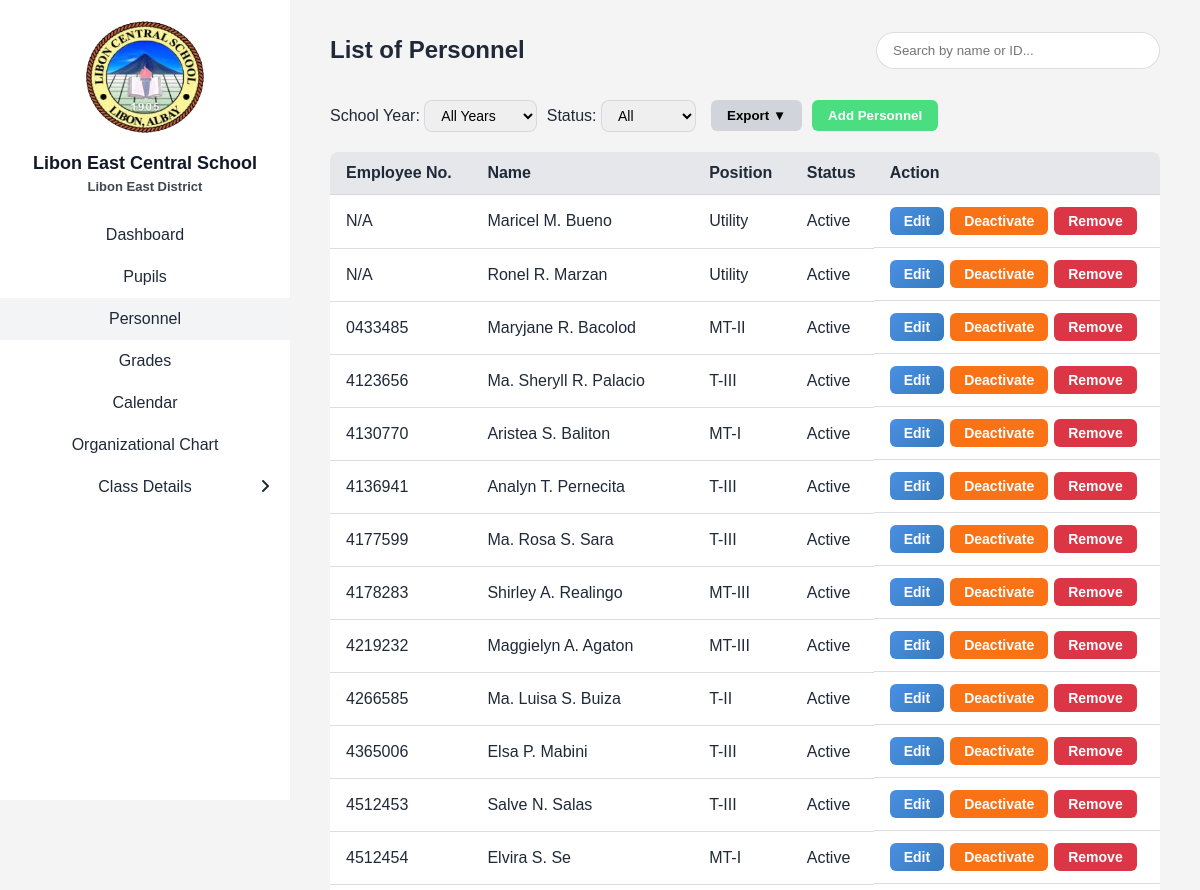
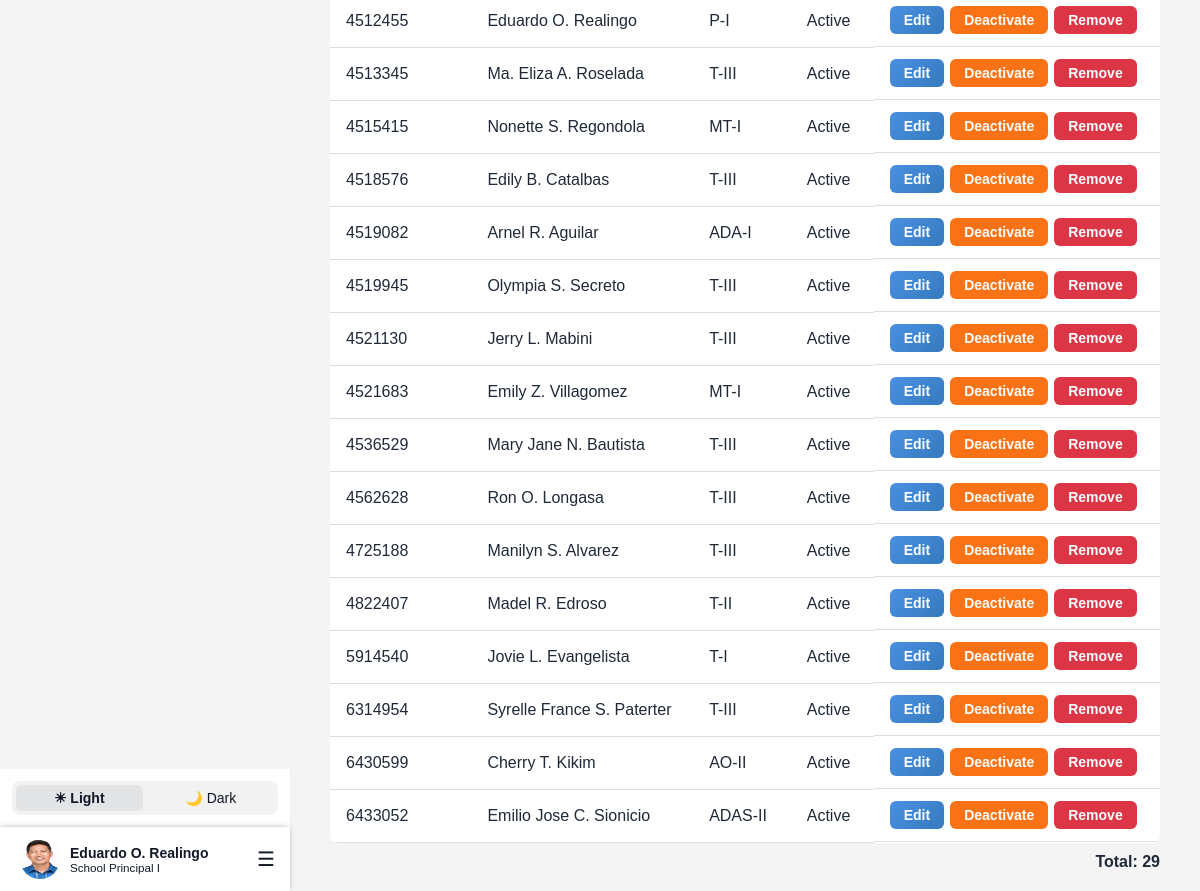
Page /Landing/Login/Page/adminTeachers.php (signed in) on the committed database (2 pictures, top to bottom).
### tables this page shows
CREATE TABLE `teachers` (
  `teacher_id` int(11) NOT NULL,
  `first_name` varchar(100) DEFAULT NULL,
  `middle_name` varchar(100) DEFAULT NULL,
  `last_name` varchar(100) DEFAULT NULL,
  `employee_no` varchar(20) DEFAULT NULL,
  `email` varchar(100) DEFAULT NULL,
  `password` varchar(255) DEFAULT NULL,
  `gender` enum('Male','Female','Other') DEFAULT NULL,
  `birthdate` date DEFAULT NULL,
  `age` int(11) DEFAULT NULL,
  `contact_no` varchar(20) DEFAULT NULL,
  `house_no_street` varchar(255) DEFAULT NULL,
  `barangay` varchar(255) DEFAULT NULL,
  `municipality` varchar(255) DEFAULT NULL,
  `province` varchar(255) DEFAULT NULL,
  `position` varchar(255) NOT NULL,
  `image` varchar(255) NOT NULL DEFAULT 'teacher.png',
  `user_type` char(1) NOT NULL DEFAULT 't' COMMENT 'a - admin\r\nt- teacher\r\nn- non-teaching',
  `user_status` char(1) NOT NULL DEFAULT 'a' COMMENT 'a - active\r\ni - inactive',
  `created_at` datetime DEFAULT current_timestamp(),
  `updated_at` datetime DEFAULT current_timestamp() ON UPDATE current_timestamp(),
  `created_by` int(11) DEFAULT NULL,
  `updated_by` int(11) DEFAULT NULL
);

### Landing/Login/Page/adminTeachers.php (the view, shortened to what this page needs)
<?php
include 'lecs_db.php';
function format_position_short($position) {
    if (preg_match('/(Master Teachers|Master Teacher|Teachers|Teacher|Principal|Administrative Officer|Administrative Assistant|Administrative Aide) (\d+)/i', $position, $matches)) {
        $prefix = $matches[1];
        $number = $matches[2];
        if (strcasecmp($prefix, 'Administrative Assistant') === 0) {
            return 'ADAS-' . numToRoman($number);
        } elseif (strcasecmp($prefix, 'Administrative Aide') === 0) {
            return 'ADA-' . numToRoman($number);
        }
        $words = explode(' ', $prefix);
        $initials = '';
        foreach ($words as $word) {
            $initials .= strtoupper(substr($word, 0, 1));
        }
        return $initials . '-' . numToRoman($number);
    }
    return $position;
}
function numToRoman($num) {
    $map = ['1' => 'I', '2' => 'II', '3' => 'III', '4' => 'IV', '5' => 'V', '6' => 'VI'];
    return isset($map[$num]) ? $map[$num] : $num;
}
$search = isset($_GET['search']) ? trim($_GET['search']) : '';
$sy_id = isset($_GET['sy']) ? intval($_GET['sy']) : 0;
$status_filter = isset($_GET['status']) ? $_GET['status'] : 'all';
$where = "WHERE 1";
$params = [];
$types = "";
$sql = "SELECT t.teacher_id, t.first_name, t.middle_name, t.last_name, t.employee_no, t.position, t.user_status
        FROM teachers t
        $where
        ORDER BY CAST(t.employee_no AS UNSIGNED) ASC";
if (!empty($types)) {
    $stmt = $conn->prepare($sql);
    $stmt->bind_param($types, ...$params);
    $stmt->execute();
    $result = $stmt->get_result();
    $stmt->close();
} else {
    $result = $conn->query($sql);
}
?>
<!DOCTYPE html>
<html lang="en">
<head>
  <link href="css/sidebar.css" rel="stylesheet">
  <link href="css/adminTeachers.css" rel="stylesheet">
</head>
<body>
  <div class="container">
    <?php include 'sidebar.php'; ?>
    <div class="main-content">
      <div class="header">
        <h1>List of Personnel</h1>
        <form method="GET" style="margin:0;">
          <input type="text" name="search" placeholder="Search by name or ID..." value="<?php echo htmlspecialchars($search); ?>">
        </form>
      </div>
      <div class="header-buttons">
        <form method="GET" class="filters" style="display:inline-block;">
         <label>School Year:
          <select name="sy" onchange="this.form.submit()">
            <option value="0" <?php if($sy_id==0) echo 'selected'; ?>>All Years</option>
          </select>
          </label>
          <label>Status:
          <select name="status" onchange="this.form.submit()">
            <option value="all" <?php if($status_filter=='all') echo 'selected'; ?>>All</option>
          </select>
        </label>
        </form>
        <div class="export-dropdown">
          <button type="button" class="export-btn" onclick="toggleDropdown()">Export ▼</button>
        </div>
        <a href="add_teacher.php"><button type="button" class="add-btn">Add Personnel</button></a>
      </div>
      <table>
        <thead>
          <tr>
            <th>Employee No.</th>
            <th>Name</th>
            <th>Position</th>
            <th>Status</th>
            <th>Action</th>
          </tr>
        </thead>
        <tbody>
          <?php
          if ($result && $result->num_rows > 0) {
              while ($row = $result->fetch_assoc()) {
                  $status = ($row['user_status'] == 'a') ? "Active" : "Inactive";
                  $middle_initial = !empty($row['middle_name']) ? substr($row['middle_name'], 0, 1) . '.' : '';
                  $full_name = trim($row['first_name'] . ' ' . $middle_initial . ' ' . $row['last_name']);
                  ?>
                  <tr>
                    <td><?php echo htmlspecialchars($row['employee_no']); ?></td>
                    <td><?php echo htmlspecialchars($full_name); ?></td>
                    <td><?php echo htmlspecialchars(format_position_short($row['position'])); ?></td>
                    <td><?php echo htmlspecialchars($status); ?></td>
                    <td class="action-cell">
                      <a href="edit_teacher.php?id=<?php echo $row['teacher_id']; ?>" class="btn edit-btn">Edit</a>
                      <form method="POST" style="display:inline;">
                        <button type="submit" name="action" value="status_toggle"
                                class="btn status-btn <?php echo ($status == 'Active') ? 'deactivate' : 'activate'; ?>">
                            <?php echo ($status == "Active") ? "Deactivate" : "Activate"; ?>
                        </button>
                      </form>
                      <button type="button" class="btn delete-btn"
                              onclick="openDeleteModal(<?php echo $row['teacher_id']; ?>, '<?php echo addslashes($full_name); ?>')">
                          Remove
                      </button>
                    </td>
                  </tr>
                  <?php
              }
          } else {
              echo "<tr><td colspan='5' style='text-align:center;'>No personnel found</td></tr>";
          }
          ?>
        </tbody>
      </table>
      <div class="total-count">
        Total: <?php echo $result ? $result->num_rows : 0; ?>
      </div>
    </div>
  </div>
</body>
</html>

### Landing/Login/Page/sidebar.php (shortened to what this page needs)
<?php
include 'lecs_db.php';
$current_page = basename($_SERVER['PHP_SELF']);
$classInfoPages = ['adminGradeLevel.php', 'adminSections.php', 'adminSubjects.php', 'adminSchoolYear.php', 'adminSectionName.php', 'adminOrganizationalChart'];
$isClassInfoActive = in_array($current_page, $classInfoPages);
if (!function_exists('arabic_to_roman')) {
    function arabic_to_roman($num) {
        $roman_numerals = [
            1000 => 'M', 900 => 'CM', 500 => 'D', 400 => 'CD',
            100 => 'C', 90 => 'XC', 50 => 'L', 40 => 'XL',
            10 => 'X', 9 => 'IX', 5 => 'V', 4 => 'IV', 1 => 'I'
        ];
        $roman = '';
        foreach ($roman_numerals as $value => $symbol) {
            while ($num >= $value) {
                $roman .= $symbol;
                $num -= $value;
            }
        }
        return $roman;
    }
}
if (!function_exists('format_position')) {
    function format_position($pos) {
        $is_principal = stripos($pos, 'principal') !== false;
        if (preg_match('/(.*) (\d+)$/', $pos, $matches)) {
            $base = $matches[1];
            $num = intval($matches[2]);
            $roman = arabic_to_roman($num);
            $new_pos = $base . ' ' . $roman;
        } else {
            $new_pos = $pos;
        }
        if ($is_principal) {
            $new_pos = 'School ' . $new_pos;
        }
        return $new_pos;
    }
}
$admin_id = isset($_SESSION['teacher_id']) ? intval($_SESSION['teacher_id']) : 0;
$adminData = [
    'first_name' => 'Admin',
    'middle_name' => '',
    'last_name' => 'User',
    'position' => 'Administrator',
    'image' => 'teacher.png'
];
if ($admin_id > 0 && $_SESSION['user_type'] === 'a') {
    $stmt = $conn->prepare("SELECT first_name, middle_name, last_name, position, image FROM teachers WHERE teacher_id = ?");
    $stmt->bind_param("i", $admin_id);
    $stmt->execute();
    $res = $stmt->get_result();
    if ($res && $res->num_rows > 0) {
        $adminData = $res->fetch_assoc();
    }
}
$middle_initial = !empty($adminData['middle_name']) ? substr($adminData['middle_name'], 0, 1) . '.' : '';
$full_name = trim($adminData['first_name'] . ' ' . $middle_initial . ' ' . $adminData['last_name']);
?>
<link rel="stylesheet" href="css/all.min.css">
<link rel="stylesheet" href="css/sidebar.css">
<div class="sidebar">
    <div class="sidebar-top">
        <img class="logo" src="images/lecs-logo no bg.png" alt="School Logo">
        <h2>Libon East Central School</h2>
        <small class="east">Libon East District</small>
        <div class="nav-links">
            <a href="adminDashboard.php" class="<?= ($current_page == 'adminDashboard.php') ? 'active' : '' ?>">Dashboard</a>
            <a href="adminPupils.php" class="<?= ($current_page == 'adminPupils.php' || $current_page == 'add_pupil.php' || $current_page == 'adminPupilsProfile.php') ? 'active' : '' ?>">Pupils</a>
            <a href="adminTeachers.php" class="<?= ($current_page == 'adminTeachers.php' || $current_page == 'add_teacher.php' || $current_page == 'edit_teacher.php') ? 'active' : '' ?>">Personnel</a>
            <a href="adminGrades.php" class="<?= ($current_page == 'adminGrades.php' || $current_page == 'adminViewGrades.php') ? 'active' : '' ?>">Grades</a>
            <a href="adminEventCalendar.php" class="<?= ($current_page == 'adminEventCalendar.php') ? 'active' : '' ?>">Calendar</a>
            <a href="adminOrganizationalChart.php" class="<?= ($current_page == 'adminOrganizationalChart.php') ? 'active' : '' ?>">Organizational Chart</a>
            <a href="#" id="classInfoLink" class="class-info <?= $isClassInfoActive ? 'active' : '' ?>">
                <span>Class Details</span>
                <i id="classInfoIcon" class="fa-solid <?= $isClassInfoActive ? 'fa-angle-down' : 'fa-angle-right' ?>"></i>
            </a>
        </div>
    </div>
    <div class="sidebar-bottom">
        <div class="toggle-mode">
            <button class="toggle-btn light-mode" onclick="setMode('light')">☀ Light</button>
            <button class="toggle-btn dark-mode" onclick="setMode('dark')">🌙 Dark</button>
        </div>
        <div class="profile-menu">
            <div class="profile">
                <img src="Uploads/teachers/<?= htmlspecialchars($adminData['image']) ?>" alt="Profile Picture">
                <div class="profile-info">
                    <strong><?= htmlspecialchars($full_name) ?></strong>
                    <small><?= htmlspecialchars(format_position($adminData['position'])) ?></small>
                </div>
            </div>
            <div class="burger" role="button" aria-label="Open menu" tabindex="0">&#9776;</div>
        </div>
    </div>
</div>

### Landing/Login/Page/css/sidebar.css (style rules this page uses)
:root { --sidebar-light: #FFFFFF; --sidebar-dark: #334155; --active-light: #F3F4F6; --hover-light: #f3f4f69c; --hover-dark: #1E293B; --light-hover-dark: #1e293ba2; --border: #E5E7EB; }
:root.light { --background-color: #f4f4f5; --text-color: #1f2937; }
.sidebar { width: 290px; height: 100vh; position: fixed; top: 0; left: 0; display: flex; flex-direction: column; transition: background 0.3s; }
:root.light .sidebar { background: var(--sidebar-light); color: #111827; }
.sidebar-top { flex: 1; overflow-y: auto; padding: 20px 0; padding-bottom: 140px; text-align: center; }
.sidebar-top { scrollbar-width: thin; scrollbar-color: rgba(100, 116, 139, 0.2) transparent; }
.logo { width: 120px; margin-bottom: 10px; }
.sidebar h2 { font-size: 18px; margin: 5px 20px; }
.east { display: block; font-size: 13px; font-weight: bold; opacity: 0.8; }
.nav-links { margin-top: 20px; }
.nav-links a { display: block; padding: 12px 20px; text-decoration: none; font-weight: 500; transition: background 0.2s; }
:root.light .nav-links a { color: #1F2937; }
.nav-links .active { background: var(--active-light); }
.class-info { display: flex; justify-content: center; align-items: center; position: relative; }
.class-info span { flex: 1; text-align: center; }
.class-info i { position: absolute; right: 20px; }
.sidebar-bottom { position: fixed; bottom: 0; left: 0; width: 290px; background: inherit; z-index: 10; }
.toggle-mode { display: flex; gap: 5px; margin: 12px; background: rgba(0,0,0,0.05); border-radius: 8px; padding: 4px; }
.toggle-btn { flex: 1; padding: 5px 0; border: none; background: transparent; color: inherit; border-radius: 6px; cursor: pointer; font-size: 14px; transition: background 0.2s; }
.toggle-btn.active { background: #e3e4e6; font-weight: bold; }
.profile-menu { display: flex; align-items: center; justify-content: space-between; position: relative; box-shadow: -1px 0 5px 0 rgba(0,0,0,0.30); }
.profile { display: flex; align-items: center; gap: 10px; margin: 0 20px; }
.profile img { width: 40px; height: 40px; border-radius: 50%; }
.profile-info { display: flex; flex-direction: column; font-size: 14px; }
.burger { font-size: 20px; cursor: pointer; margin-top: 20px; margin-bottom: 20px; margin-right: 15px; }

### rows in the picture
teachers: image (picture), full_name "Eduardo O. Realingo", position "School Principal I", employee_no "4512455", position "P-I", user_status "Active", shows "Deactivate"
teachers: employee_no "N/A", full_name "Maricel M. Bueno", position "Utility", user_status "Active", shows "Deactivate"
teachers: employee_no "N/A", full_name "Ronel R. Marzan", position "Utility", user_status "Active", shows "Deactivate"
teachers: employee_no "0433485", full_name "Maryjane R. Bacolod", position "MT-II", user_status "Active", shows "Deactivate"
teachers: employee_no "4123656", full_name "Ma. Sheryll R. Palacio", position "T-III", user_status "Active", shows "Deactivate"
teachers: employee_no "4130770", full_name "Aristea S. Baliton", position "MT-I", user_status "Active", shows "Deactivate"
teachers: employee_no "4136941", full_name "Analyn T. Pernecita", format_position_short($row['position']) "T-III", user_status "Active", shows "Deactivate"
teachers: employee_no "4177599", full_name "Ma. Rosa S. Sara", position "T-III", user_status "Active", shows "Deactivate"
teachers: employee_no "4178283", full_name "Shirley A. Realingo", position "MT-III", user_status "Active", shows "Deactivate"
teachers: employee_no "4219232", full_name "Maggielyn A. Agaton", position "MT-III", user_status "Active", shows "Deactivate"
teachers: employee_no "4266585", full_name "Ma. Luisa S. Buiza", position "T-II", user_status "Active", shows "Deactivate"
teachers: employee_no "4365006", full_name "Elsa P. Mabini", position "T-III", user_status "Active", shows "Deactivate"
teachers: employee_no "4512453", full_name "Salve N. Salas", position "T-III", user_status "Active", shows "Deactivate"
teachers: employee_no "4512454", full_name "Elvira S. Se", position "MT-I", user_status "Active", shows "Deactivate"
teachers: employee_no "4513345", full_name "Ma. Eliza A. Roselada", position "T-III", user_status "Active", shows "Deactivate"
teachers: employee_no "4515415", full_name "Nonette S. Regondola", position "MT-I", user_status "Active", shows "Deactivate"
teachers: employee_no "4518576", full_name "Edily B. Catalbas", position "T-III", user_status "Active", shows "Deactivate"
teachers: employee_no "4519082", full_name "Arnel R. Aguilar", position "ADA-I", user_status "Active", shows "Deactivate"
teachers: employee_no "4519945", full_name "Olympia S. Secreto", position "T-III", user_status "Active", shows "Deactivate"
teachers: employee_no "4521130", full_name "Jerry L. Mabini", position "T-III", user_status "Active", shows "Deactivate"
teachers: employee_no "4521683", full_name "Emily Z. Villagomez", position "MT-I", user_status "Active", shows "Deactivate"
teachers: employee_no "4536529", full_name "Mary Jane N. Bautista", position "T-III", user_status "Active", shows "Deactivate"
teachers: employee_no "4562628", full_name "Ron O. Longasa", position "T-III", user_status "Active", shows "Deactivate"
teachers: employee_no "4725188", full_name "Manilyn S. Alvarez", position "T-III", user_status "Active", shows "Deactivate"
teachers: employee_no "4822407", full_name "Madel R. Edroso", position "T-II", user_status "Active", shows "Deactivate"
teachers: employee_no "5914540", full_name "Jovie L. Evangelista", position "T-I", user_status "Active", shows "Deactivate"
teachers: employee_no "6314954", full_name "Syrelle France S. Paterter", position "T-III", user_status "Active", shows "Deactivate"
teachers: employee_no "6430599", full_name "Cherry T. Kikim", position "AO-II", user_status "Active", shows "Deactivate"
teachers: employee_no "6433052", full_name "Emilio Jose C. Sionicio", position "ADAS-II", user_status "Active", shows "Deactivate"

### other values in the picture
$result->num_rows "29"
